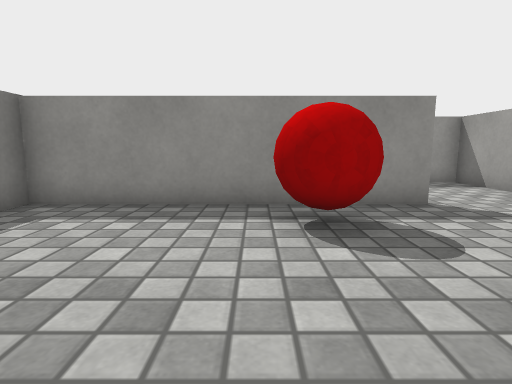
view 1 (above)

12 first-person views from a walk through a Unity game level. The camera is 0.53 m above the floor, tilts 8° down and sees 80° across. The floor is counted in squares, 0.5 m on a side. Each view is taken from the middle of a square. On the plan, view 1 faces up. The plan holds only what a view shows up to about 12 squares ahead; the rest is blank. Surface patterns are stand-ins for the level's own textures.

view 2
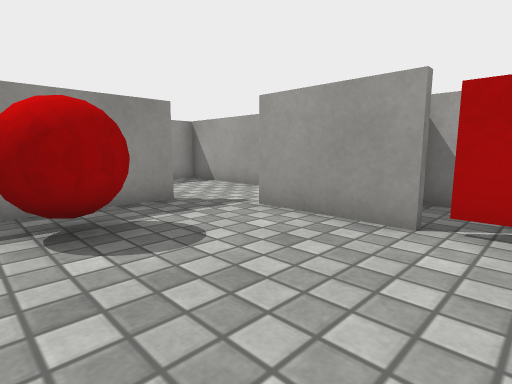

view 3
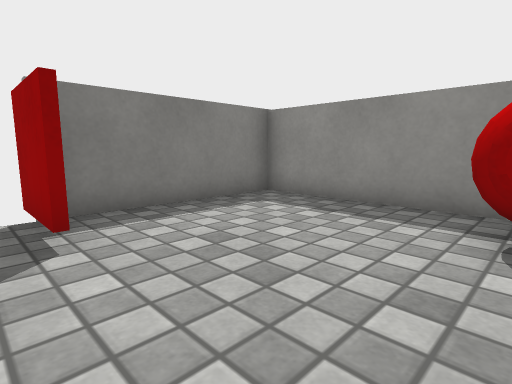

view 4
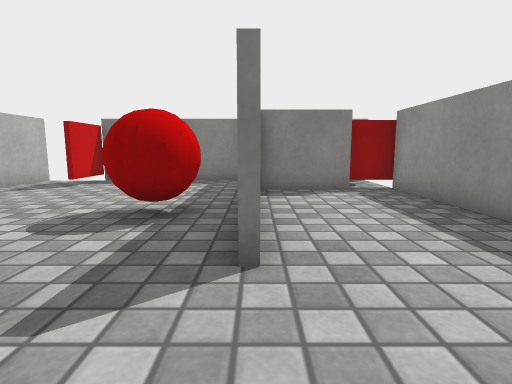

view 5
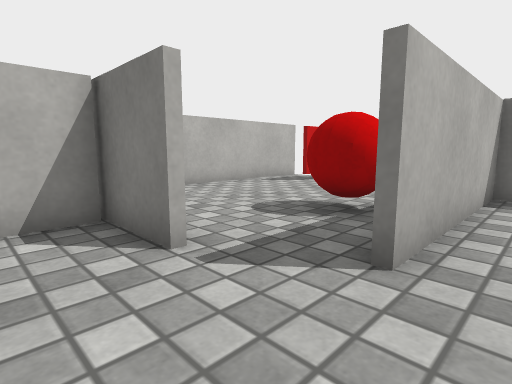

view 6
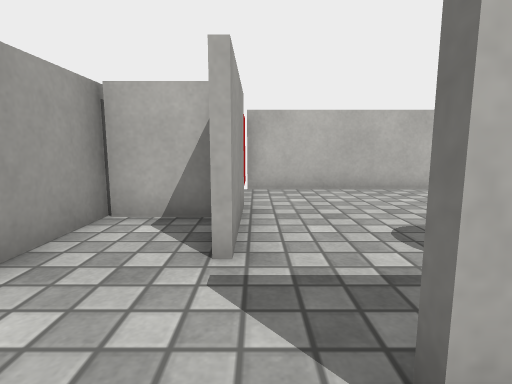

view 7
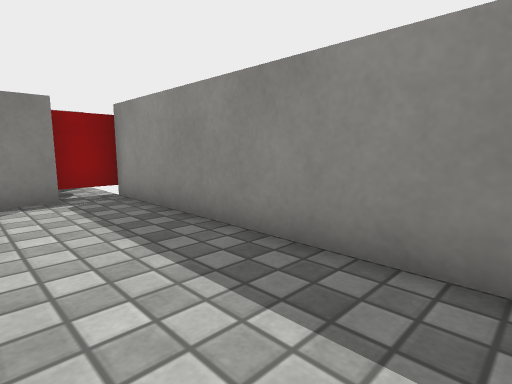

view 8
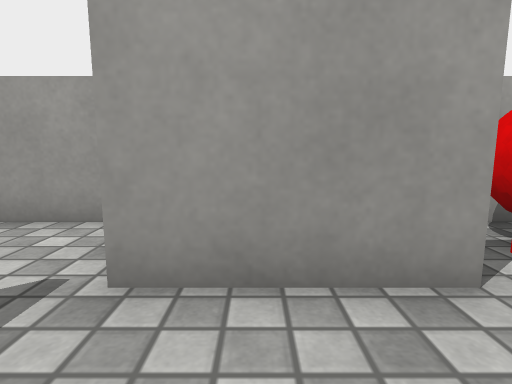

view 9
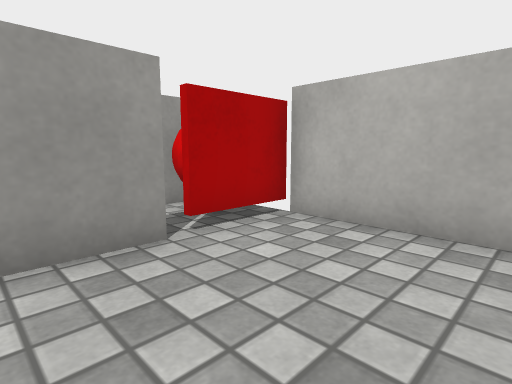

view 10
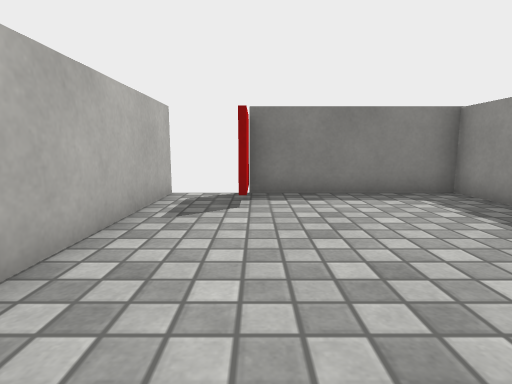

view 11
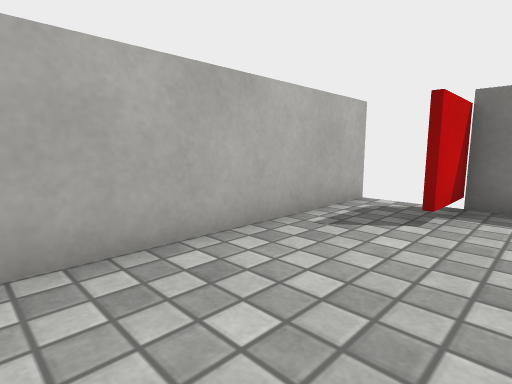

view 12
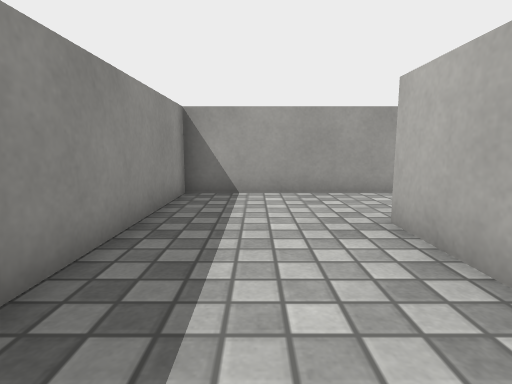

### Floor plan
Points are (right, up) in squares from view 1. A wall is a line through its corners. A room is listed if a view was taken in it or the views show most of it. See-through windows are left out.
Room 1 (views 1, 2, 3, 8, 9, 10, 11)
walls: (-2.5, 0.7) (-4.4, 0.7); (3.4, 5.8) (-4.4, 5.8) (-4.4, 0.8) (-2.5, 0.8); (4.2, 1.3) (4.2, 4.3); (-4.5, -1.1) (4.2, -1.1) (4.2, 1)
ways out: opening at (4, 5) to room 2; gap at (4, 1)
objects: other object (0, 4) to (2, 5)
Room 2 (views 4, 5, 6, 7, 12)
walls: (4.4, 4.2) (4.4, 2); (4.5, 2.3) (6.4, 2.3); (-2, 8.5) (-2, 6) (3.4, 6); (6.4, 1.2) (6.4, 9.7) (-1.4, 9.7)
ways out: opening at (4, 5) to room 1; opening at (-2, 9)

Where each view was taken, in squares from view 1:
view 1: 0 up, 0 right, facing up
view 2: 0 up, 0 right, facing up-right
view 3: 0 up, 1 right, facing up-left
view 4: 6 up, 6 right, facing left
view 5: 7 up, 6 right, facing down-left
view 6: 7 up, 4 right, facing down
view 7: 7 up, 5 right, facing up-left
view 8: 3 up, 2 right, facing right
view 9: 3 up, 1 right, facing down-right
view 10: 1 up, 3 right, facing left
view 11: 2 up, 2 right, facing down-left
view 12: 8 up, 1 left, facing right
